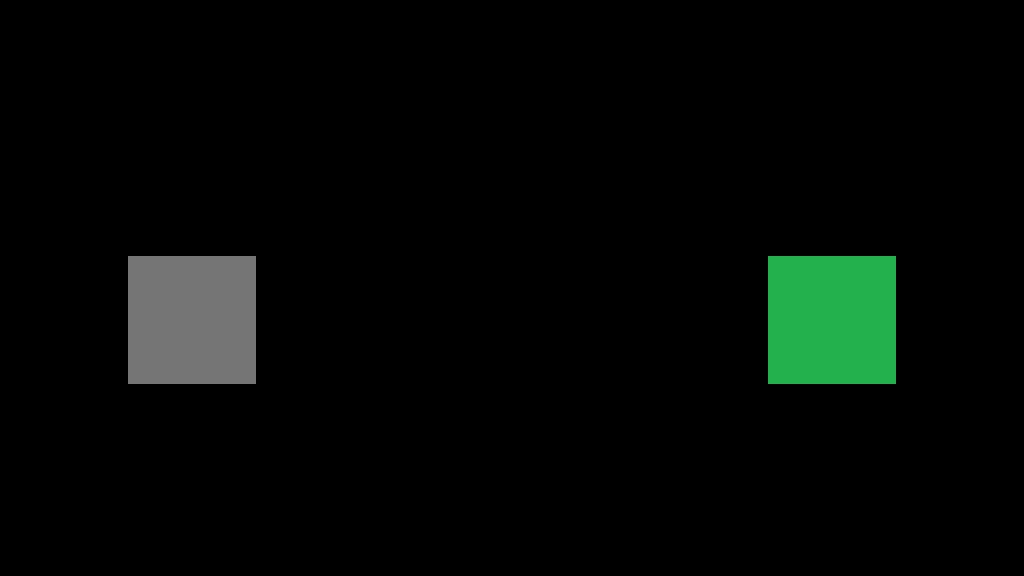

The image is a tile-based game level rendered from a .tmx file. Its description and source (layers, tilesets, objects; grid data summarised) follow:
An orthogonal 16x9 tile map with 64x64 px tiles, 1 tile layer (Capa de Patrones 1), 4 tilesets.

<map version="1.0" orientation="orthogonal" renderorder="left-down" width="16" height="9" tilewidth="64" tileheight="64" nextobjectid="1">
 <tileset firstgid="1" name="resetableWall" tilewidth="64" tileheight="64" tilecount="1" columns="1">
  <image source="resetableWall.png" width="64" height="64" />
 </tileset>
 <tileset firstgid="2" name="wall" tilewidth="64" tileheight="64" tilecount="1" columns="1">
  <image source="wall.png" width="64" height="64" />
 </tileset>
 <tileset firstgid="3" name="activatorWall" tilewidth="64" tileheight="64" tilecount="1" columns="1">
  <image source="activatorWall.png" width="64" height="64" />
 </tileset>
 <tileset firstgid="4" name="finishWall" tilewidth="64" tileheight="64" tilecount="1" columns="1">
  <image source="finishWall.png" width="64" height="64" />
 </tileset>
 <layer name="Capa de Patrones 1" width="16" height="9">
  <data>[144 cells, 17 non-empty, 3 distinct tile ids]</data>
 </layer>
</map>
